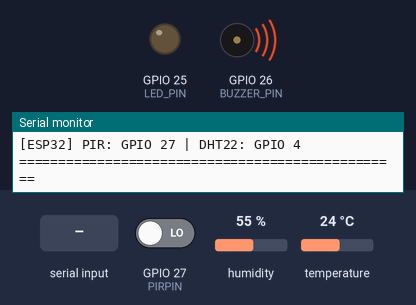
Bench run of a sketch on a simulated ESP32. On the bench: output pins drawn as LEDs (lit = HIGH), buzzer (waves = sounding, pin HIGH), the last lines printed to the serial monitor. Dashed ring = blinking. The test bench sets the inputs (shaded band); at power-on: GPIO 27 (PIRPIN) LOW, humidity 55 %, temperature 24 °C.

Above: at 1.6 s.
1.7 s: "BUZZER:ON\n" received over Serial
At 1.76 s:
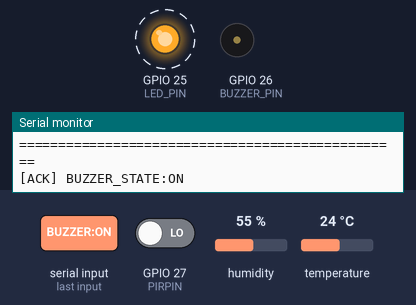
5.2 s: "BUZZER:OFF\n" received over Serial
At 6.4 s:
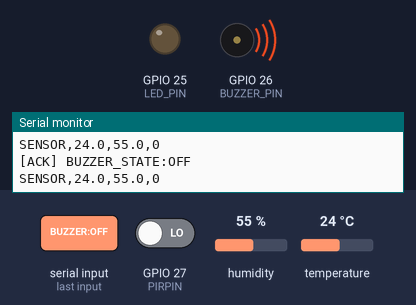
Timing chart, 0 to 8.2 s (numbered marks = the images above; inputs shaded):
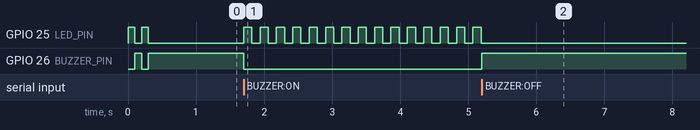

The sketch:

eye_monitor_esp32.ino
```cpp
/*
 * ==============================================================================
 * IoT-Based Smart Eye Monitoring and Drowsiness Detection System
 * ESP32 Sensor Telemetry & Alarm Actuation Firmware
 * ==============================================================================
 * Target Board: ESP32 Dev Module / NodeMCU-32S (USB-C)
 * Baud Rate:    115200
 *
 * Pins:
 *   - DHT22 (Temperature & Humidity) on GPIO 4
 *   - PIR Motion Sensor on GPIO 27
 *   - Active Buzzer on GPIO 26
 *   - Status / Warning LED on GPIO 25
 *
 * ALARM BEHAVIOR:
 *   1. Drowsiness Detection (Eyes Closed):
 *      - Buzzer sounds (ACTIVE)
 *      - LED BLINKS rapidly (120ms warning strobe)
 *   2. Normal State (Eyes Open):
 *      - Buzzer is SILENT
 *      - LED is OFF
 *   3. Telemetry:
 *      - Sends "SENSOR,<temp>,<hum>,<pir>" every 2 seconds
 * ==============================================================================
 */

#include "DHT.h"

// ------------------------------------------------------------------------------
// Pin Definitions (ESP32 GPIO numbers)
// ------------------------------------------------------------------------------
#define DHTPIN        4      // GPIO 4 for DHT22 Data line
#define PIRPIN        27     // GPIO 27 for PIR Motion Sensor digital output
#define BUZZER_PIN    26     // GPIO 26 for Active Buzzer signal
#define LED_PIN       25     // GPIO 25 for Alert / Status LED

// Set to true if using an inverted / Active-LOW buzzer module (KY-012)
#define BUZZER_ACTIVE_LOW true

// ------------------------------------------------------------------------------
// Sensor & Timing Constants
// ------------------------------------------------------------------------------
#define DHTTYPE       DHT22  // DHT 22 (AM2302, AM2321)

const unsigned long SENSOR_PUBLISH_INTERVAL_MS = 2000;
unsigned long lastSensorPublishTime = 0;

// LED Blinking Timing during Alarm
const unsigned long LED_BLINK_INTERVAL_MS = 120; // Fast emergency strobe
unsigned long lastLedToggleTime = 0;
bool ledCurrentState = false;

DHT dht(DHTPIN, DHTTYPE);

bool serialAlarmActive = false;
String inputCommandBuffer = "";

void updateActuators(bool alarmOn) {
  if (alarmOn) {
    // Buzzer sounds continuously during drowsiness
    digitalWrite(BUZZER_PIN, BUZZER_ACTIVE_LOW ? LOW : HIGH);

    // LED BLINKS rapidly (Warning Strobe)
    unsigned long now = millis();
    if (now - lastLedToggleTime >= LED_BLINK_INTERVAL_MS) {
      lastLedToggleTime = now;
      ledCurrentState = !ledCurrentState;
      digitalWrite(LED_PIN, ledCurrentState ? HIGH : LOW);
    }
  } else {
    // Alarm OFF: Silence buzzer and turn LED OFF
    digitalWrite(BUZZER_PIN, BUZZER_ACTIVE_LOW ? HIGH : LOW);
    digitalWrite(LED_PIN, LOW);
    ledCurrentState = false;
  }
}

void setup() {
  Serial.begin(115200);

  pinMode(PIRPIN, INPUT);
  pinMode(BUZZER_PIN, OUTPUT);
  pinMode(LED_PIN, OUTPUT);

  // Initial state: Everything OFF
  updateActuators(false);

  // Initialize DHT22
  dht.begin();

  // Startup confirmation: 2 short beeps & LED flashes on boot
  for (int i = 0; i < 2; i++) {
    digitalWrite(BUZZER_PIN, BUZZER_ACTIVE_LOW ? LOW : HIGH);
    digitalWrite(LED_PIN, HIGH);
    delay(100);
    digitalWrite(BUZZER_PIN, BUZZER_ACTIVE_LOW ? HIGH : LOW);
    digitalWrite(LED_PIN, LOW);
    delay(100);
  }

  Serial.println();
  Serial.println("=================================================");
  Serial.println("[ESP32] Smart Eye Monitoring & Drowsiness Node");
  Serial.println("[ESP32] Buzzer: GPIO 26 | LED: GPIO 25 (Blinking)");
  Serial.println("[ESP32] PIR: GPIO 27 | DHT22: GPIO 4");
  Serial.println("=================================================");
}

void loop() {
  unsigned long currentMillis = millis();

  // 1. Process incoming commands from Python via USB Serial
  handleSerialInput();

  // 2. Read physical PIR motion sensor
  int pirState = digitalRead(PIRPIN);

  // 3. Update Actuators based on Drowsiness Alarm from Python
  updateActuators(serialAlarmActive);

  // 4. Publish telemetry packet every 2 seconds
  if (currentMillis - lastSensorPublishTime >= SENSOR_PUBLISH_INTERVAL_MS) {
    lastSensorPublishTime = currentMillis;
    publishSensorData(pirState);
  }
}

void handleSerialInput() {
  while (Serial.available() > 0) {
    char inChar = (char)Serial.read();

    if (inChar == '\n' || inChar == '\r') {
      inputCommandBuffer.trim();
      if (inputCommandBuffer.length() > 0) {
        processCommand(inputCommandBuffer);
      }
      inputCommandBuffer = "";
    } else {
      if (inputCommandBuffer.length() < 64) {
        inputCommandBuffer += inChar;
      }
    }
  }
}

void processCommand(const String& cmd) {
  if (cmd.equalsIgnoreCase("BUZZER:ON")) {
    serialAlarmActive = true;
    Serial.println("[ACK] BUZZER_STATE:ON");
  } else if (cmd.equalsIgnoreCase("BUZZER:OFF")) {
    serialAlarmActive = false;
    updateActuators(false);
    Serial.println("[ACK] BUZZER_STATE:OFF");
  } else if (cmd.equalsIgnoreCase("PING")) {
    Serial.println("PONG");
  } else if (cmd.equalsIgnoreCase("STATUS")) {
    Serial.print("[STATUS] Alarm:");
    Serial.print(serialAlarmActive ? "ON" : "OFF");
    Serial.println();
  }
}

void publishSensorData(int pirState) {
  float temperature = dht.readTemperature();
  float humidity = dht.readHumidity();

  String packet = "SENSOR,";

  if (isnan(temperature)) {
    packet += "NAN,";
  } else {
    packet += String(temperature, 1) + ",";
  }

  if (isnan(humidity)) {
    packet += "NAN,";
  } else {
    packet += String(humidity, 1) + ",";
  }

  packet += String(pirState);

  Serial.println(packet);
}
```

Measured:
- after the input at 1.7 s, GPIO 25 (LED_PIN): alternates HIGH for 0.12 s and LOW for 0.12 s, starting at once; GPIO 26 (BUZZER_PIN): HIGH → LOW at once
- after the input at 5.2 s, GPIO 25 (LED_PIN): stops changing and stays LOW; GPIO 26 (BUZZER_PIN): LOW → HIGH at once
